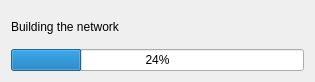
<?xml version="1.0" encoding="UTF-8"?>
<ui version="4.0">
 <class>BuildingDialog</class>
 <widget class="QDialog" name="BuildingDialog">
  <property name="geometry">
   <rect>
    <x>0</x>
    <y>0</y>
    <width>315</width>
    <height>82</height>
   </rect>
  </property>
  <property name="minimumSize">
   <size>
    <width>315</width>
    <height>82</height>
   </size>
  </property>
  <property name="maximumSize">
   <size>
    <width>315</width>
    <height>82</height>
   </size>
  </property>
  <property name="windowTitle">
   <string>Building</string>
  </property>
  <layout class="QVBoxLayout" name="verticalLayout">
   <item>
    <widget class="QLabel" name="label">
     <property name="text">
      <string>Building the network</string>
     </property>
    </widget>
   </item>
   <item>
    <widget class="QProgressBar" name="progressBar">
     <property name="value">
      <number>24</number>
     </property>
    </widget>
   </item>
  </layout>
 </widget>
 <resources/>
 <connections/>
</ui>
